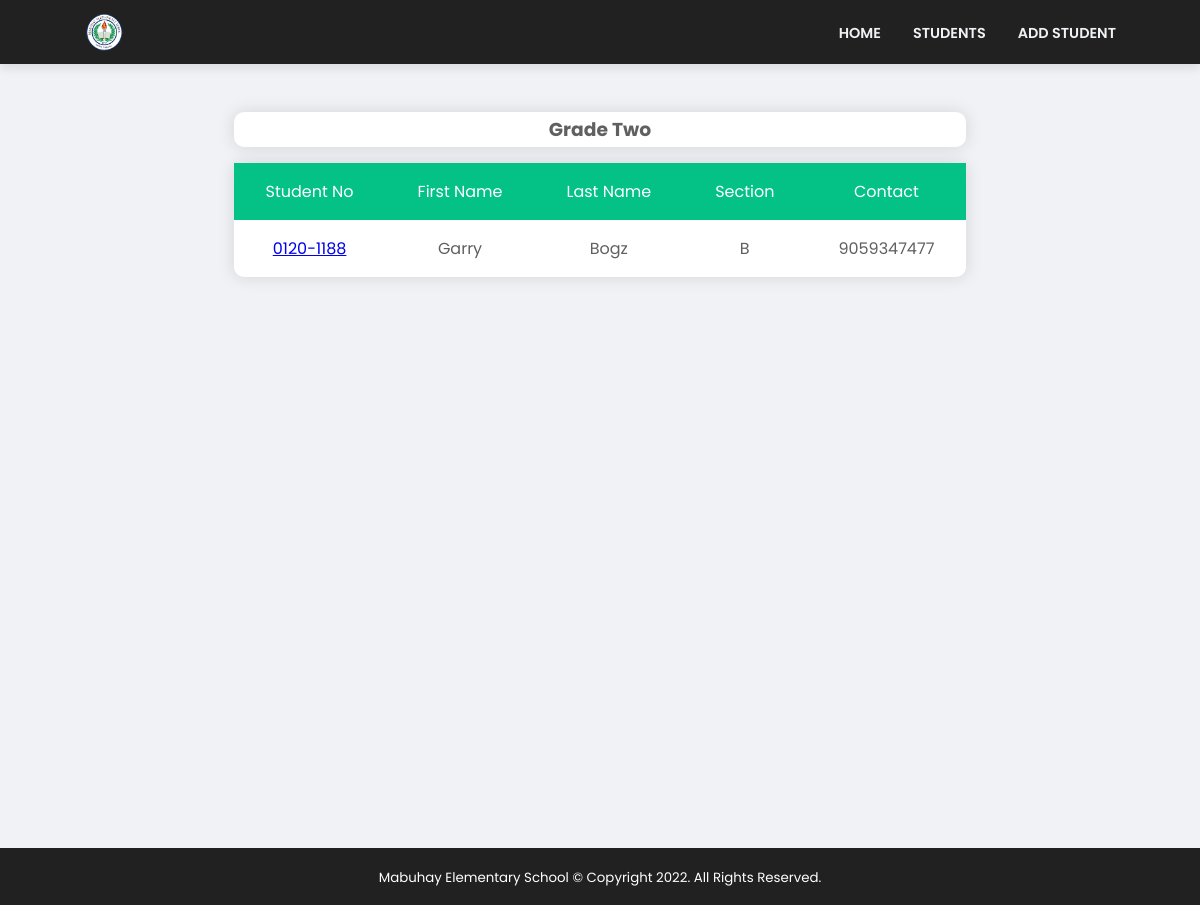
/Grade_2, run on the app's committed database.
### tables this page shows
CREATE TABLE students (
    id INTEGER PRIMARY KEY AUTOINCREMENT,
    s_studnum NUMBER NOT NULL,
    s_firstname TEXT NOT NULL,
    s_lastname TEXT NOT NULL,
    s_middlename TEXT NOT NULL,
    s_dob DATE format 'YYYY-MM-DD' not null,
    s_age NUMBER NOT NULL,
    s_address VARCHAR NOT NULL,
    s_section TEXT NOT NULL,
    s_grade NUMBER NOT NULL,
    s_lrn NUMBER NOT NULL,
    sg_firstname TEXT NOT NULL,
    sg_lastname TEXT NOT NULL,
    sg_address VARCHAR NOT NULL,
    sg_contact NUMBER NOT NULL
);

### app.py (the view)
@ app.route('/Grade_2')
def grade_two():
    conn = get_db_connection()
    students = conn.execute(
        'SELECT * FROM students WHERE s_grade = ? ORDER BY s_studnum ASC, s_section ASC', (2,)).fetchall()
    return render_template('grade-levels/students_grade-two.html', students=students)

### app.py (called while the page is built)
def get_db_connection():
    conn = sqlite3.connect('backend/studentRegDB.db')
    conn.row_factory = sqlite3.Row
    return conn

### templates/grade-levels/students_grade-two.html
{% extends 'base.html' %}
{% block content %}
    <h1>{% block title %} GRADE 2 {% endblock %}</h1>
    <div class="container registered">
        <div class="wrapper">
            <div class="title">
                <h3>Grade Two</h3>
            </div>
            <table class="students-table">
                <tr class="cyan">
                    <th>Student No</th>
                    <th>First Name</th>
                    <th class="lastName">Last Name</th>
                    <th class="section">Section</th>
                    <th class="contact">Contact</th>
                </tr>
                {% for student in students %}
                    <tr>
                        <td><a href="{{ url_for('edit_student', id=student['id']) }}">{{ student['s_studnum'] }}</a></td>
                        <td>{{ student['s_firstname'] }}</td>
                        <td class="lastName">{{ student['s_lastname'] }}</td>
                        <td class="section">{{ student['s_section'] }}</td>
                        <td class="contact">{{ student['sg_contact'] }}</td>
                    </tr>
                {% endfor %}
            </table>
        </div>
    </div>
{% endblock %}

### static/css/variable.css (style rules this page uses)
:root { --color-bg: #F0F2F5; --color-white: #fff; --color-dark: #212121; --color-black: #000; --color-text-gray: #B5B5B5; --color-text-darkgray: #606060; --color-bg-primary: #00022C; --color-accent: #0066FF; --color-accent-2: #04c286; --color-accent-3: #7700ff; --color-accent-4: #f700ff; --color-accent-5: #dd9606; --color-accent-6: #c2bc03; --color-accent-7: #ff4040fd; --color-shadow: #0000001a; --container-width-sm: 94%; --container-width-md: 90%; --container-width-lg: 86%; }

### static/css/general.css (style rules this page uses)
* { margin: 0; padding: 0; border: 0; outline: 0; list-style: none; box-sizing: border-box; }
body { font-family: 'Poppins', sans-serif; background: var(--color-bg); overflow-x: hidden; }
.wrapper { margin: 4rem 0; }
.title { text-align: center; padding: .2rem 0; border-radius: 10px; background: var(--color-white); color: var(--color-text-darkgray); margin-bottom: 1rem; box-shadow: 0 0 1em .1em var(--color-shadow); }
.container { width: var(--container-width-lg); margin: auto; }

### static/css/table.css (style rules this page uses)
.registered { width: 100vw; height: 100vh; display: flex; align-items: center; flex-direction: column; color: var(--color-white); }
.cyan { background: var(--color-accent-2); }
.students-table { border-radius: 10px; border-collapse: collapse; text-align: center; background: var(--color-white); box-shadow: 0 0 1em .1em var(--color-shadow); }
.students-table th, .students-table td { padding: 1rem 2rem; }
.students-table th { font-weight: 400; }
.students-table td { color: var(--color-text-darkgray); }

### data on the page
students: s_studnum "0120-1188", s_firstname "Garry", s_lastname "Bogz", s_section "B", sg_contact "9059347477"
